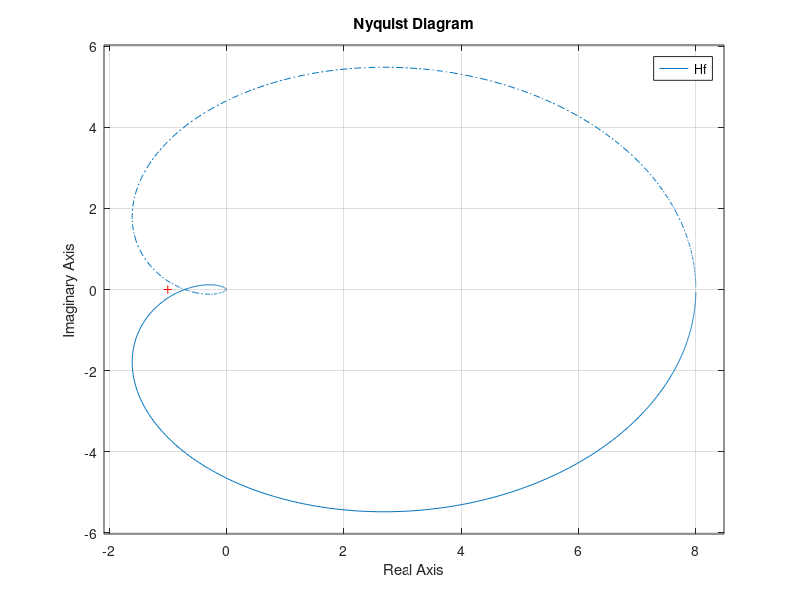
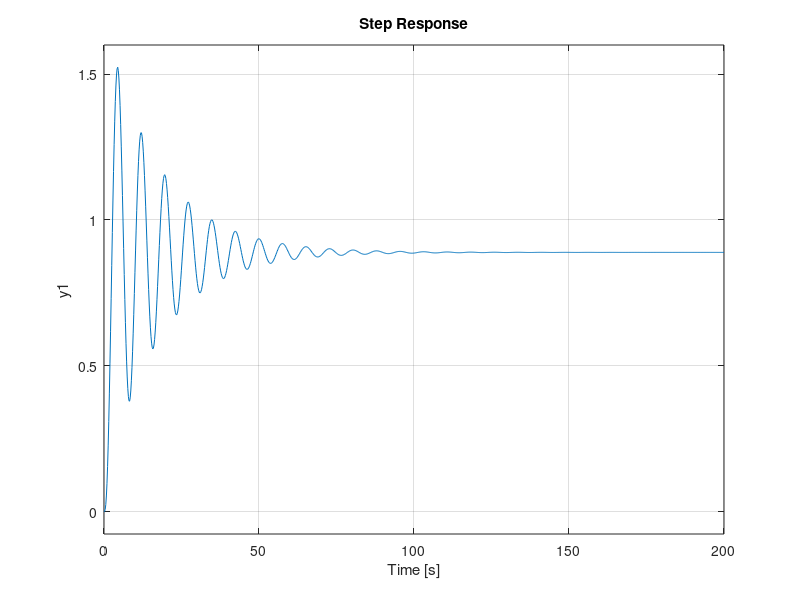
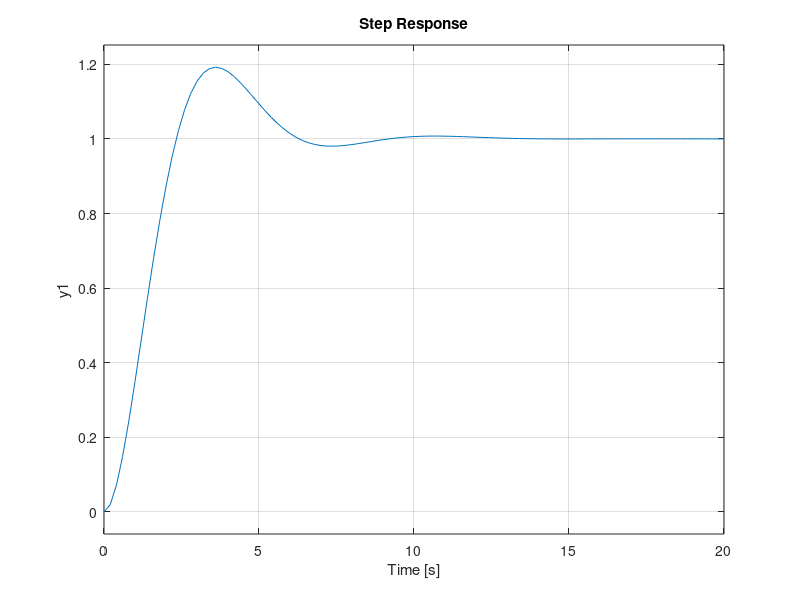
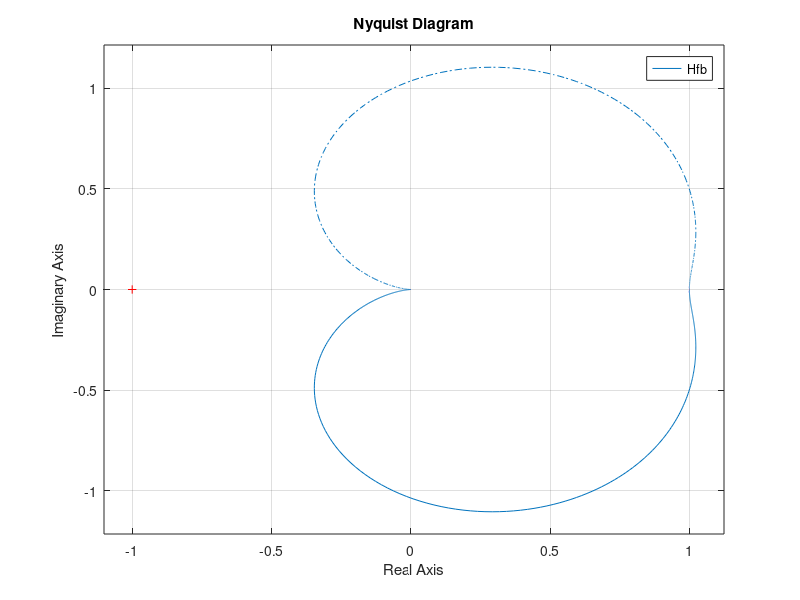

Write MATLAB code to recreate these figures, in order.
close all
clear

Hf = tf(1,[1 1])*tf(1,[1 0.5])*tf(1,[1 0.25]);
nyquist(Hf);

Hs = Hf/(1+Hf);
figure
step(Hs)

% Punto origen
modHw = @(w) abs(freqresp(Hf,w))-1;
w0 = fsolve(modHw, 0.8);

A = freqresp(Hf,w0);
rA = abs(A);
phaA = pi+angle(A);

% Punto destino
rB = 1;
phaB = 50*pi/180;

% Cálculo de parámetros
alpha = 0.25;
rC = rB/rA;
phaC = phaB - phaA;

KP = rC*cos(phaC);
tauI = (1/(2*w0*alpha))*(tan(phaC)+sqrt(4*alpha+tan(phaC)^2));
tauD = alpha*tauI;

% Representación del lazo cerrado
%Hc = KP*(1 + tf([tauD 0],1) + tf(1, [tauI 0]));
%Hfb = (Hc*Hf)/(1+(Hc*Hf));
num = KP*[tauD 1 1/tauI];
den = [1 7/4 7/8+tauD*KP 1/8+KP KP/tauI];
Hfb = tf(num, den);
figure
step(Hfb);

% Lazo abierto modificado
figure
nyquist(Hfb);
